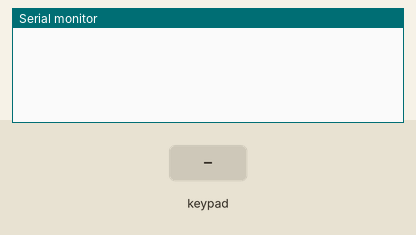
The sketch below on a simulated Arduino Uno, built with avr-gcc and run on an emulated ATmega328P. Parts: the last lines printed to the serial monitor. The inputs (shaded band) are chosen by the test bench.

Above: at 1.2 s.
1.3 s: key '1' pressed
At 1.8 s:
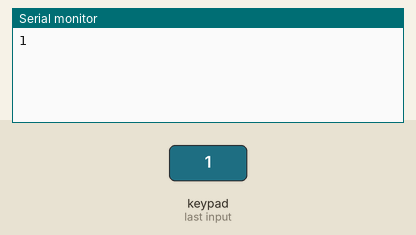
2.8 s: keypad keys 6 5 4 3 # pressed 0.4 s apart
At 5.5 s:
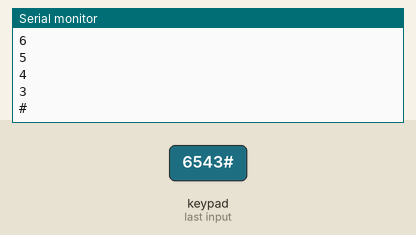
6.3 s: key 'a' pressed
At 6.9 s:
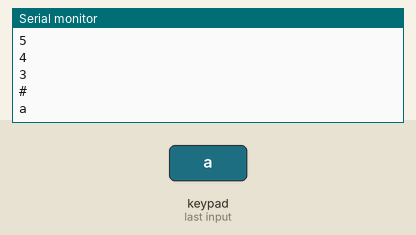
7.8 s: keypad keys 6 5 4 3 * pressed 0.4 s apart
At 10.4 s:
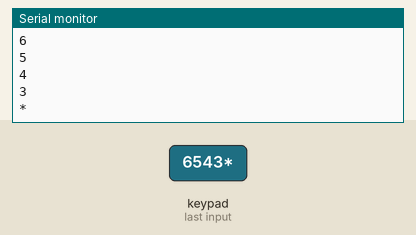
11.3 s: key 'b' pressed
At 11.8 s:
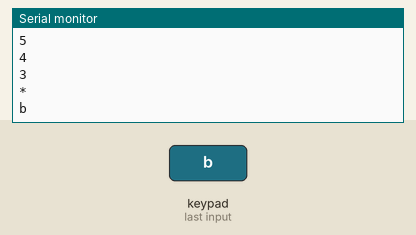
12.8 s: key 'c' pressed
At 14.2 s:
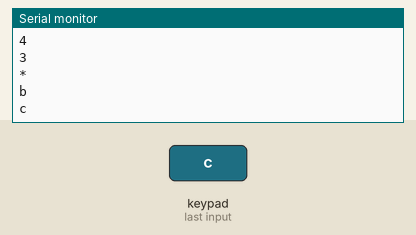
Timing chart, 0 to 15.3 s (numbered marks = the images above; inputs shaded):
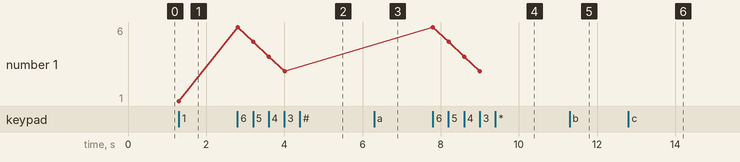

Measured:
- after the input at 1.3 s, the serial monitor: prints a new line at once (image 1)
- after the input at 2.8 s, the serial monitor: prints a new line at once (image 2)
- after the input at 6.3 s, the serial monitor: prints a new line at once (image 3)
- after the input at 7.8 s, the serial monitor: prints a new line at once (image 4)
- after the input at 11.3 s, the serial monitor: prints a new line at once (image 5)
- after the input at 12.8 s, the serial monitor: prints a new line at once (image 6)
- plotted number 1: 1 → 3 after the input at 2.8 s

The sketch:

HelloKeypadwork.ino
```cpp
#include <Keypad.h>

const byte ROWS = 4; //four rows
const byte COLS = 4; //three columns
char keys[ROWS][COLS] = {
  {'1','2','3', 'a'},
  {'4','5','6', 'b'},
  {'7','8','9', 'c'},
  {'*','0','#', 'd'}
};
byte rowPins[ROWS] = {6, 5, 4, 3}; //connect to the row pinouts of the keypad
byte colPins[COLS] = {7, 8, A3, A2}; //connect to the column pinouts of the keypad

Keypad keypad = Keypad( makeKeymap(keys), rowPins, colPins, ROWS, COLS );

void setup(){
  Serial.begin(9600);
}

void loop(){
  char key = keypad.getKey();

  if (key){
    Serial.println(key);
  }
}
```
